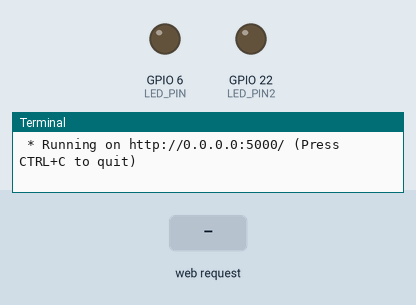
This program was run on a simulated Raspberry Pi (BCM pin numbers). Parts: output pins drawn as LEDs (lit = HIGH), the last lines printed to the terminal. The test bench sets the inputs (shaded band). The clock reads 2024-03-15 10:24:30 at power-on unless the program sets it.

Above: at 1.2 s.
1.3 s: HTTP request for /led/on/blue received
At 2.4 s:
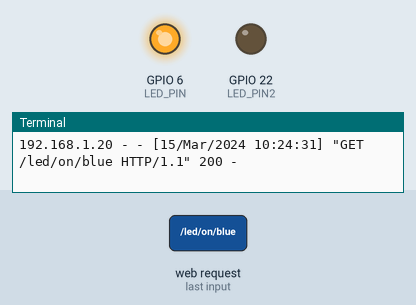
2.8 s: HTTP request for /led/on/green received
At 3.6 s:
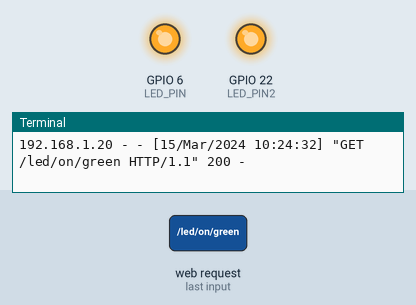
4.3 s: HTTP request for /led/off/blue received
At 4.7 s:
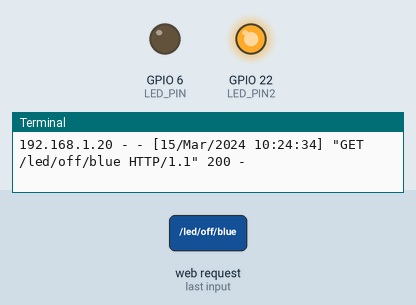
Timing chart, 0 to 7.3 s (numbered marks = the images above; inputs shaded):
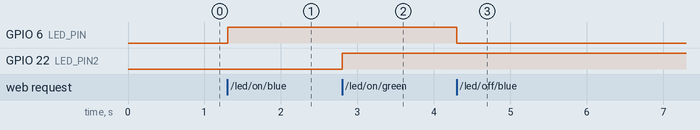

Measured:
- after the input at 1.3 s, GPIO 6 (LED_PIN): LOW → HIGH at once
- after the input at 2.8 s, GPIO 22 (LED_PIN2): LOW → HIGH at once
- after the input at 4.3 s, GPIO 6 (LED_PIN): HIGH → LOW at once

The program:

flask_led2task.py
```python
from flask import Flask, render_template
import RPi.GPIO as GPIO
LED_PIN = 6
LED_PIN2 = 22


GPIO.setmode(GPIO.BCM)
GPIO.setup(LED_PIN,GPIO.OUT)
GPIO.setup(LED_PIN2,GPIO.OUT)


app = Flask(__name__)

@app.route("/")
def hello():
    return render_template("led.html")

@app.route("/led/<op>/<color>")
def led_op(op,color):
    if op == "on" and color == "blue" :
        GPIO.output(LED_PIN, GPIO.HIGH)
        return "LED ON"
    elif op == "off" and color == "blue"  :
        GPIO.output(LED_PIN, GPIO.LOW)
        return "LED OFF"
    elif op == "on" and color == "green" :
        GPIO.output(LED_PIN2, GPIO.HIGH)
        return "LED ON"
    elif op == "off" and color == "green"  :
        GPIO.output(LED_PIN2, GPIO.LOW)
        return "LED OFF"
    return


if __name__ == "__main__":
    try:
      app.run(host="0.0.0.0")
    finally:
        GPIO.cleanup()
```
